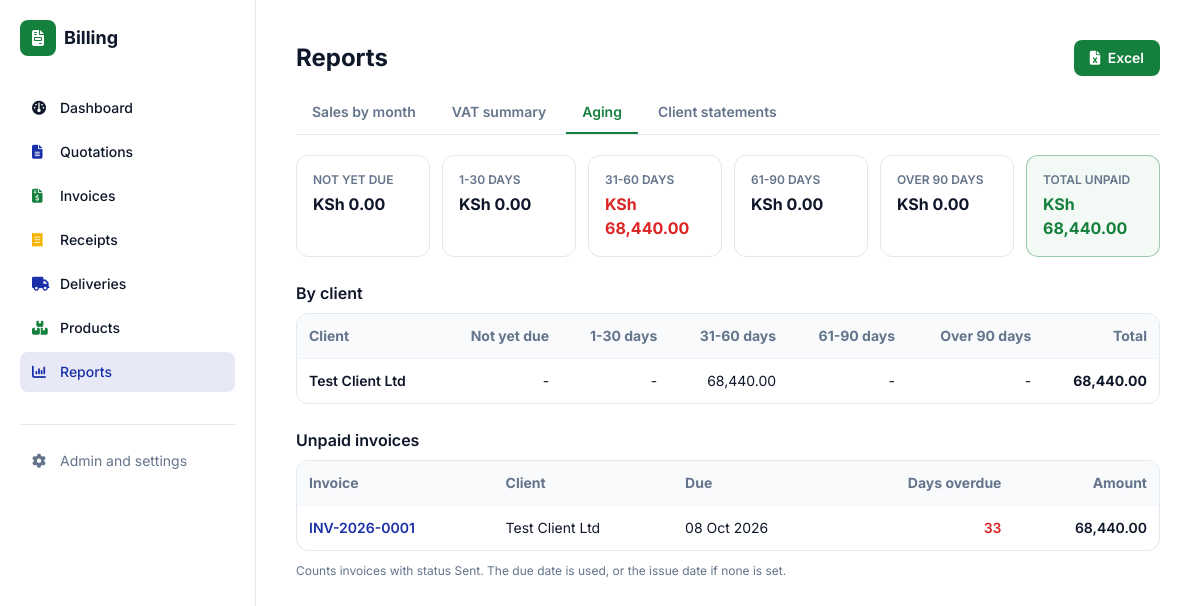
/reports/aging/ (signed in), run on an earlier commit of the app's database.
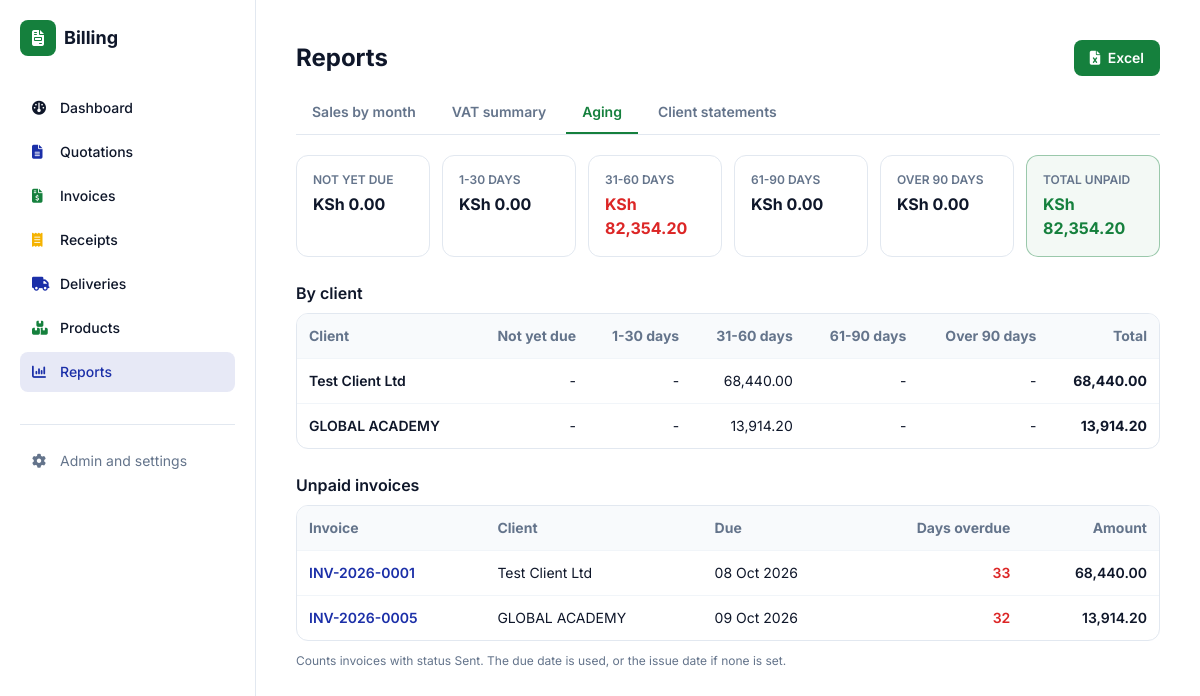
And on a later commit of the database.
### documents/models.py (models this page shows, shortened)
class Client(models.Model):
    name = models.CharField(max_length=150)
    phone = models.CharField(max_length=50, blank=True)
    email = models.EmailField(blank=True)
    address = models.TextField(blank=True)
    kra_pin = models.CharField(max_length=30, blank=True)
    class Meta:
        ordering = ["name"]

class Document(models.Model):
    QUOTATION, INVOICE, RECEIPT = "quotation", "invoice", "receipt"
    TYPES = [(QUOTATION, "Quotation"), (INVOICE, "Invoice"), (RECEIPT, "Receipt")]
    PREFIX = {QUOTATION: "QUO", INVOICE: "INV", RECEIPT: "RCP"}
    STATUSES = [
        ("draft", "Draft"), ("sent", "Sent"), ("accepted", "Accepted"),
        ("paid", "Paid"), ("void", "Void"),
    ]
    PAYMENT_METHODS = [
        ("cash", "Cash"), ("mpesa", "M-Pesa"), ("bank", "Bank Transfer"), ("card", "Card"),
    ]
    VAT_MODES = [
        ("exclusive", "VAT exclusive (add VAT on top)"),
        ("inclusive", "VAT inclusive (prices include VAT)"),
        ("none", "No VAT"),
    ]
    doc_type = models.CharField(max_length=10, choices=TYPES)
    number = models.CharField(max_length=30, unique=True, editable=False)
    client = models.ForeignKey(Client, null=True, blank=True, on_delete=models.SET_NULL)
    client_name = models.CharField(max_length=150, blank=True, help_text="Walk-in name if no client")
    issue_date = models.DateField(default=timezone.localdate)
    due_date = models.DateField(null=True, blank=True)
    status = models.CharField(max_length=10, choices=STATUSES, default="draft")
    vat_mode = models.CharField(max_length=10, choices=VAT_MODES, default="exclusive")
    served_by = models.CharField(max_length=80, blank=True)
    discount = models.DecimalField(max_digits=12, decimal_places=2, default=0)
    payment_method = models.CharField(max_length=10, choices=PAYMENT_METHODS, blank=True)
    payment_reference = models.CharField(max_length=60, blank=True)
    notes = models.TextField(blank=True)
    terms = models.TextField(blank=True)
    buyer_pin = models.CharField("Buyer KRA PIN", max_length=20, blank=True)
    etims_invoice_no = models.CharField("eTIMS invoice no.", max_length=60, blank=True)
    etims_qr = models.CharField("eTIMS QR data or link", max_length=500, blank=True,
                                help_text="Paste the QR link or data KRA gives you for this invoice")
    share_token = models.CharField(max_length=32, unique=True, null=True, blank=True, editable=False)
    share_viewed_at = models.DateTimeField(null=True, blank=True, editable=False)
    business = models.JSONField(default=dict, blank=True, editable=False)
    source = models.ForeignKey("self", null=True, blank=True, on_delete=models.SET_NULL,
                               related_name="converted")
    created_at = models.DateTimeField(auto_now_add=True)
    class Meta:
        ordering = ["-created_at"]
    @property
    def display_client(self):
        return self.client.name if self.client else (self.client_name or "Walk-in Customer")
    @cached_property
    def biz(self):
        data = dict(self.business or {})
        if not data:
            p = BusinessProfile.get()
            data = p.snapshot() if p else {}
        for key in ("name", "tagline", "address", "phone", "email", "kra_pin",
                    "payment_details", "receipt_footer", "logo", "signature", "stamp"):
            data.setdefault(key, "")
        data.setdefault("vat_rate", "16.00")
        return SimpleNamespace(**data)
    @cached_property
    def vat_rate(self):
        return Decimal(str(self.biz.vat_rate))
    @property
    def items_total(self):
        return sum((i.line_total for i in self.items.all()), Decimal("0"))
    @property
    def gross(self):
        return max(self.items_total - self.discount, Decimal("0"))
    @property
    def vat_amount(self):
        if self.vat_mode == "exclusive":
            return (self.gross * self.vat_rate / 100).quantize(Decimal("0.01"))
        if self.vat_mode == "inclusive":
            return self.gross - self.net_amount
        return Decimal("0")
    @property
    def total(self):
        return self.gross + self.vat_amount if self.vat_mode == "exclusive" else self.gross

### documents/report_views.py (the view, shortened to what this page needs)
# urls.py: path("reports/aging/", report_views.aging, name="report_aging"),
@login_required
def aging(request):
    today = timezone.localdate()
    invoices = (Document.objects.filter(doc_type="invoice", status="sent")
                .select_related("client").prefetch_related("items"))
    by_client, detail, totals = {}, [], [ZERO] * 5
    for d in invoices:
        due = d.due_date or d.issue_date
        days = (today - due).days
        i, amt = _bucket(days), d.total
        by_client.setdefault(d.display_client, [ZERO] * 5)[i] += amt
        totals[i] += amt
        detail.append({"doc": d, "due": due, "days": max(days, 0), "bucket": LABELS[i], "amount": amt})
    detail.sort(key=lambda r: -r["days"])
    clients = sorted(({"name": n, "cells": c, "total": sum(c, ZERO)} for n, c in by_client.items()),
                     key=lambda r: -r["total"])
    return render(request, "documents/reports/aging.html", {
        "tab": "aging", "labels": LABELS, "buckets": list(zip(LABELS, totals)), "clients": clients,
        "totals": totals, "grand": sum(totals, ZERO), "detail": detail, "today": today})

### documents/models.py (called while the page is built)
    @property
    def line_total(self):
        return self.quantity * self.unit_price

### documents/report_views.py (called while the page is built)
def _bucket(days):
    return 0 if days <= 0 else 1 if days <= 30 else 2 if days <= 60 else 3 if days <= 90 else 4

### templates/documents/reports/aging.html
{% extends "documents/reports/base.html" %}
{% block actions %}
<a href="?export=xlsx" class="no-print px-4 py-2 rounded-lg bg-brand-green text-white text-sm font-semibold text-center"><i class="fa-solid fa-file-excel mr-1"></i> Excel</a>
{% endblock %}
{% block report %}
<div class="grid grid-cols-2 lg:grid-cols-6 gap-3 mb-6">
  {% for label, amount in buckets %}
  <div class="rounded-xl border border-slate-200 p-4"><p class="text-xs font-semibold text-slate-500 uppercase">{{ label }}</p>
    <p class="mt-1 font-bold {% if forloop.counter > 2 and amount %}text-red-600{% endif %}">KSh {{ amount|floatformat:"2g" }}</p></div>
  {% endfor %}
  <div class="rounded-xl border border-brand-green/40 bg-brand-green/5 p-4"><p class="text-xs font-semibold text-slate-500 uppercase">Total unpaid</p><p class="mt-1 font-bold text-brand-green">KSh {{ grand|floatformat:"2g" }}</p></div>
</div>
<h2 class="font-semibold mb-2">By client</h2>
<div class="rounded-xl border border-slate-200 overflow-x-auto mb-6"><table class="w-full text-sm">
  <thead class="bg-slate-50 text-left text-slate-500"><tr><th class="p-3">Client</th>{% for l in labels %}<th class="p-3 text-right whitespace-nowrap">{{ l }}</th>{% endfor %}<th class="p-3 text-right">Total</th></tr></thead>
  {% for c in clients %}<tr class="border-t border-slate-100"><td class="p-3 font-semibold">{{ c.name }}</td>
    {% for v in c.cells %}<td class="p-3 text-right whitespace-nowrap">{% if v %}{{ v|floatformat:"2g" }}{% else %}-{% endif %}</td>{% endfor %}
    <td class="p-3 text-right whitespace-nowrap font-bold">{{ c.total|floatformat:"2g" }}</td></tr>
  {% empty %}<tr><td colspan="7" class="p-8 text-center text-slate-400">No unpaid invoices. Nice.</td></tr>{% endfor %}
</table></div>
<h2 class="font-semibold mb-2">Unpaid invoices</h2>
<div class="rounded-xl border border-slate-200 overflow-x-auto"><table class="w-full text-sm">
  <thead class="bg-slate-50 text-left text-slate-500"><tr><th class="p-3">Invoice</th><th class="p-3">Client</th><th class="p-3">Due</th><th class="p-3 text-right">Days overdue</th><th class="p-3 text-right">Amount</th></tr></thead>
  {% for r in detail %}<tr class="border-t border-slate-100">
    <td class="p-3 font-semibold"><a class="text-brand-blue" href="{% url 'documents:detail' r.doc.pk %}">{{ r.doc.number }}</a></td>
    <td class="p-3">{{ r.doc.display_client }}</td><td class="p-3 whitespace-nowrap">{{ r.due|date:"d M Y" }}</td>
    <td class="p-3 text-right {% if r.days > 30 %}text-red-600 font-semibold{% endif %}">{{ r.days }}</td>
    <td class="p-3 text-right whitespace-nowrap font-semibold">{{ r.amount|floatformat:"2g" }}</td></tr>{% endfor %}
</table></div>
<p class="text-xs text-slate-500 mt-3">Counts invoices with status Sent. The due date is used, or the issue date if none is set.</p>
{% endblock %}

What changed in the data, as far as the page shows it:
now on this page (row unchanged): Client: name "GLOBAL ACADEMY"
added Document: doc.number "INV-2026-0005", doc.display_client "GLOBAL ACADEMY", due "09 Oct 2026", days "32", amount "13,914.20"
Also different on the page:
{{ grand|floatformat:"2g" }}: "68,440.00" → "82,354.20"
new list line: "31-60 DAYS KSh 82,354.20"
new list line: "- - 13,914.20 - - 13,914.20"
list line gone: "31-60 DAYS KSh 68,440.00"
